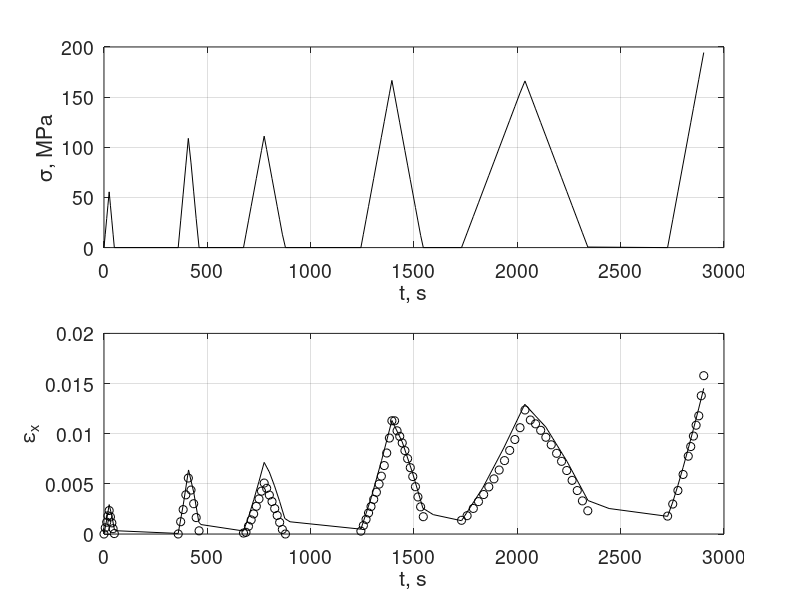

The MATLAB script that drew this image:
pause on
data = [0	0.
1	0.0006354406702
2	0.001380255417
3	0.002180389160
4	0.003020647691
5	0.003893063255
6	0.004792611458
7	0.005715792372
8	0.006660008587
9	0.007623245436
10	0.008603888468
11	0.009600611036
12	0.01061230098
13	0.01163801073
14	0.01267692190
15	0.01372726224
16	0.01415613279
17	0.01448586701
18	0.01477107482
19	0.01502649708
20	0.01525969034
21	0.01547530405
22	0.01567649464
23	0.01586554354
24	0.01604417364
25	0.01621372900
26	0.01637528497
27	0.01652971935
28	0.01667776068
29	0.01682002204
30	0.01695702542
31	0.01708921982
32	0.01721699490
33	0.01734069140
34	0.01746060942
35	0.01757701486
36	0.01769014472
37	0.01780021117
38	0.01790740519
39	0.01801189926
40	0.01811384990
41	0.01821339954
42	0.01831067829
43	0.01840580533
44	0.01849889016
45	0.01859003365
46	0.01867932895
47	0.01876686233
48	0.01885271375
49	0.01893695762
50	0.01901966317
51	0.01910089513
52	0.01918071388
53	0.01925917605
54	0.01933633471
55	0.01941223972
56	0.01948693803
57	0.01956047378
58	0.01963288867
59	0.01970422207
60	0.01977451116];

dataexp = [0 0
4 0.003018
9 0.006625
15 0.014
21 0.016
25 0.016
31 0.017
35 0.018
40 0.018
46 0.018
61 0.019];

time = data(:, 1);
eps = data(:, 2);
timeexp = dataexp(:, 1);
epsexp = dataexp(:, 2);

sig=[0
55.556
111.111
172.222
172.222
172.222
172.222
172.222
172.222
172.222
172.222
%172.222
%172.222
%172.222
];

subplot(2,1,1)
plot(timeexp,sig,'k-')
grid on
set(gca,'FontSize',14)
ylabel('\sigma, MPa')
xlabel('t, s')
set(gca,'FontSize',14)
subplot(2,1,2)
plot(timeexp, epsexp, 'ko', time, eps, 'k-')
grid on
set(gca,'FontSize',14)
ylabel('\epsilon_x')
xlabel('t, s')
set(gca,'FontSize',14)

pause









data = [0	0.
2	0.001359371722
4	0.002822520365
6	0.004329968118
8	0.005867491432
10	0.007428060445
12	0.009007419716
14	0.01060269732
15.1	0.01142749867
20	0.01189375132
25	0.01216067295
30	0.01235770302
40	0.01264896582
50	0.01286585408
60	0.01304002986
90	0.01342384060
120	0.01369686240
180	0.01408692688
240	0.01436924889
300	0.01459215480
360	0.01477711370
420	0.01493562209
480	0.01507458311
540	0.01519847880
600	0.01531038997
660	0.01541252847
720	0.01550653781
840	0.01567491793
960	0.01582271335
1080	0.01595460754
1200	0.01607382998
1320	0.01618270491
1440	0.01628296276
1560	0.01637592777
1680	0.01646263663
1800	0.01654391669
2100	0.01672748426
2400	0.01688872550
2700	0.01703269708
3000	0.01716289218
3300	0.01728182844
3600	0.01739138247
3900	0.01749299165
4200	0.01758778218
4500	0.01767665346
4800	0.01776033544
5100	0.01783942906
5400	0.01791443507
5700	0.01798577537
6000	0.01805823453]; %6020

dataexp = [0 5 11 15.001 21 25 30 35 40 45 60 76 90 105 121 136 150 165 180 196 225 255 285 316 376 434 495 555 616 735 738 856 976 1096 1217 1517 1817 2118 2417 2717 3019 3318 3617 3918 4218 4518 4820 5119 5419 5719 6000%19
0 0.002844 0.006534 0.011 0.012 0.012 0.012 0.013 0.013 0.013 0.013 0.013 0.013 0.014 0.014 0.014 0.014 0.014 0.014 0.014 0.014 0.014 0.014 0.015 0.015 0.015 0.015 0.015 0.015 0.015 0.015 0.016 0.016 0.016 0.016 0.016 0.017 0.017 0.017 0.017 0.017 0.017 0.017 0.018 0.018 0.018 0.018 0.018 0.018 0.018 0.018];

time = data(:, 1);
eps = data(:, 2);
timeexp = dataexp(1, :)';
epsexp = dataexp(2, :)';

sig=[0
52.667
105.222
158
158
158
158
158
158
158
158
158
158
158
158
158
158
158
158
158
158
158
158
158
158
158
158
158
158
158
158
158
158
158
158
158
158
158
158
158
158
158
158
158
158
158
158
158
158
158
158];

subplot(2,1,1)
plot(timeexp,sig,'k-')
grid on
set(gca,'FontSize',14)
ylabel('\sigma, MPa')
xlabel('t, s')
set(gca,'FontSize',14)
subplot(2,1,2)
plot(timeexp, epsexp, 'ko', time, eps, 'k-')
grid on
set(gca,'FontSize',14)
ylabel('\epsilon_x')
xlabel('t, s')
set(gca,'FontSize',14)
pause






data = [0	0.
12.0001	0.001306135399
25.0001	0.002931079885
38.0001	0.001813489699
50.0001	0.0004740017994
60.0001	0.0003251601545
359.0001	0.00005605732474
384.0001	0.002983948688
409.0001	0.006386130174
434.0001	0.004166631731
459.0001	0.001173329916
469.0001	0.0009424345039
675.0001	0.0003008028660
700.0001	0.001747734668
725.0001	0.003434193714
750.0001	0.005242539726
775.0001	0.007139460358
800.0001	0.006176565991
825.0001	0.004799625359
850.0001	0.003235120488
875.0001	0.001543130170
900.0001	0.001219121676
1243.0001	0.0004837619196
1293.0001	0.003620206865
1343.0001	0.007324903304
1393.0001	0.01131826906
1443.0001	0.009185609809
1493.0001	0.006093712539
1543.0001	0.002573411373
1593.0001	0.001930793178
1730.0001	0.001325236736
1832.0001	0.004571099662
1934.0001	0.008562077816
2036.0001	0.01293239057
2138.0001	0.01065665252
2240.0001	0.007247554587
2342.0001	0.003335345767
2444.0001	0.002541147276
2727.0001	0.001760453827
2752.0001	0.003185232016
2777.0001	0.004849394324
2802.0001	0.006635587023
2827.0001	0.008510686575
2852.0001	0.01045725320
2877.0001	0.01246424632
2901.999	0.01452385514];

dataexp = [0 6 13 19 25 31 38 44 50 359 371 383 396 408 421 434 446 460 675 687 699 712 724 737 750 762 775 787 800 813 826 838 850 863 878 1243 1255 1268 1280 1292 1305 1318 1331 1342 1356 1368 1381 1393 1406 1418 1431 1443 1456 1469 1482 1494 1507 1519 1532 1545 1730 1757 1787 1812 1837 1862 1887 1912 1938 1963 1988 2013 2037 2063 2088 2113 2138 2164 2190 2214 2239 2265 2290 2315 2341 2727 2752 2777 2802 2827 2839 2852 2865 2878 2890 2902
0 0.0006133 0.001178 0.00181 0.00234 0.001707 0.00111 0.0005305 0.00004095 0.000002857 0.001222857 0.002433857 0.003903857 0.005578857 0.004380857 0.003018857 0.001634857 0.000318057 0.000093257 0.000166587 0.000769457 0.001404257 0.002004257 0.002762257 0.003497257 0.004270257 0.005077257 0.004553257 0.003881257 0.003234257 0.002535257 0.001849257 0.001157257 0.000453257 0 0.000287537 0.000843737 0.001457537 0.002097537 0.002735537 0.003450537 0.004164537 0.004973537 0.005764537 0.006821537 0.008075537 0.009567537 0.011287537 0.011287537 0.010287537 0.009735537 0.009080537 0.008312537 0.007512537 0.006612537 0.005726537 0.004712537 0.003693537 0.002708537 0.001724537 0.001365627 0.001826527 0.002549627 0.003230627 0.003935627 0.004696627 0.005498627 0.006376627 0.007318627 0.008334627 0.009421627 0.010598627 0.012365627 0.011365627 0.010982627 0.010337627 0.009645627 0.008892627 0.008043627 0.007244627 0.006327627 0.005349627 0.004331627 0.003303627 0.002315327 0.001783717 0.002986717 0.004335717 0.005935717 0.007758717 0.008714717 0.009764717 0.010846717 0.011783717 0.013783717 0.015783717];
%                                                                                                                                                                                                                                                                                                                                                                                      -0.000214343

time = data(:, 1);
eps = data(:, 2);
timeexp = dataexp(1, :);
epsexp = dataexp(2, :);

sig=[0.
13.33440000
28.89120000
42.22560000
55.55560000
42.22560000
26.66880000
13.33440000
0
0
26.66664000
53.33328000
82.22214000
108.8887800
84.44436000
55.5555000
28.8888600
0.
0
13.33332000
26.66664000
41.11107000
54.44439000
68.88882000
83.33325000
96.66657000
111.1111000
97.77768000
83.33325000
68.88882000
54.4443900
41.1110700
27.7777500
13.3333200
0.
0
13.33336000
27.77783333
41.11119333
54.44455333
68.88902667
83.33350000
97.77797333
110.0002200
125.5558067
138.8891667
153.3336400
166.6666700
152.2225266
138.8891666
124.4446934
111.1113334
96.6668600
82.2223866
67.7779134
54.4445534
40.0000800
26.6667200
12.2222466
0.
0
14.70591176
31.04581373
44.66239869
58.27898366
71.89556863
85.51215359
99.12873856
113.2899869
126.9065719
140.5231569
154.1397418
166.1223366
151.9610883
138.3445032
124.7279183
111.1113334
96.9500849
82.7888366
69.7169151
56.1003300
41.9390817
28.3224968
14.7059117
0.5446634
0
27.77771429
55.55542857
83.33314286
111.1108571
124.4441600
138.8885714
153.3329829
167.7773943
181.1106971
194.4444400
];

subplot(2,1,1)
plot(timeexp,sig,'k-')
grid on
set(gca,'FontSize',14)
ylabel('\sigma, MPa')
xlabel('t, s')
set(gca,'FontSize',14)
subplot(2,1,2)
plot(timeexp, epsexp, 'ko', time, eps, 'k-')
grid on
set(gca,'FontSize',14)
ylabel('\epsilon_x')
xlabel('t, s')
set(gca,'FontSize',14)
